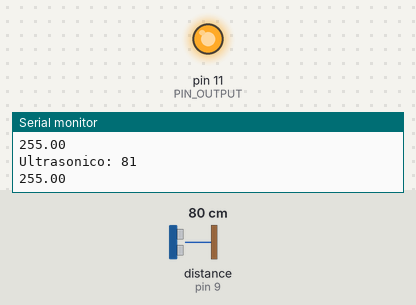
Recording of a sketch running on a simulated Arduino Uno, built with avr-gcc and run on an emulated ATmega328P. Parts: output pins drawn as LEDs (lit = HIGH), the last lines printed to the serial monitor. The test bench sets the inputs (shaded band); at power-on: distance to the obstacle (sensor on pin 9) 80 cm. The echo pulse lasts 58.3 µs per cm.

Above: at 1.2 s.
1.3 s: distance to the obstacle (sensor on pin 9) set to 2 cm
At 2.68 s:
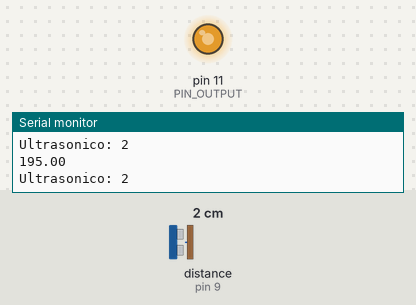
4.3 s: distance to the obstacle (sensor on pin 9) set to 9 cm
7.3 s: distance to the obstacle (sensor on pin 9) set to 250 cm
At 10.2 s:
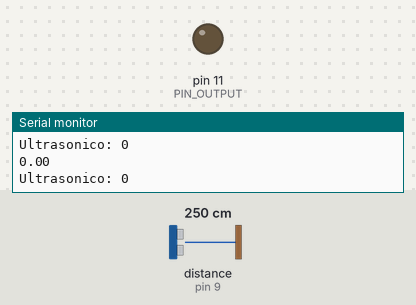
10.3 s: distance to the obstacle (sensor on pin 9) set to 205 cm
11.8 s: distance to the obstacle (sensor on pin 9) set to 196 cm
At 13.2 s:
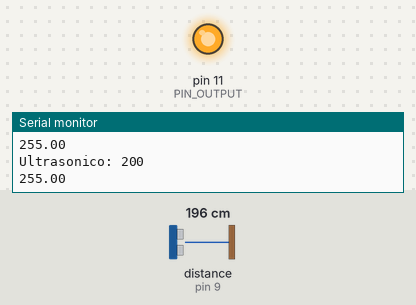
Timing chart, 0 to 14.3 s (numbered marks = the images above; inputs shaded):
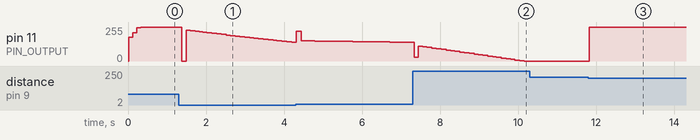

Measured:
- the behaviour switches between 201 and 200 cm on distance to the obstacle (sensor on pin 9) (found by bisection; images 2 and 3)
- after the input at 1.3 s, pin 11 (PIN_OUTPUT): 255/255 → 0/255 after 0.08 s, → 231/255 0.11 s later, → 227/255 0.10 s later, → 223/255 0.12 s later, … (25 changes in this stretch)
- after the input at 11.8 s, pin 11 (PIN_OUTPUT): 0/255 → 255/255 at once

The sketch:

PID_con_led_y_ultrasonico.ino
```cpp
#include <NewPing.h>
#include <PID_v1.h>

#define MAX_DISTANCE 200

#define PIN_OUTPUT 11

//ultrasonicos de enfrente
byte bTriggerE1 = 8;
byte bEchoE1 = 9;

NewPing sonarE1(bTriggerE1, bEchoE1, MAX_DISTANCE);  //llamar a la funcion para saber la distancia con sonarE1.ping_cm();

double Setpoint, Input, Output;

//Specify the links and initial tuning parameters
double Kp=2, Ki=5, Kd=1;
PID myPID(&Input, &Output, &Setpoint, Kp, Ki, Kd, DIRECT);

void setup() {
  // put your setup code here, to run once:
  Serial.begin(9600);
  Input = sonarE1.ping_cm();

  //turn the PID on
  myPID.SetMode(AUTOMATIC);

}

void loop() {
  // put your main code here, to run repeatedly:
  Setpoint = 10;
  myPID.SetControllerDirection(REVERSE);
  Serial.print("Ultrasonico: ");
  Serial.println(sonarE1.ping_cm());

  Input = sonarE1.ping_cm();
  myPID.Compute();
  analogWrite(PIN_OUTPUT, Output);
  Serial.println(Output);
}
```
